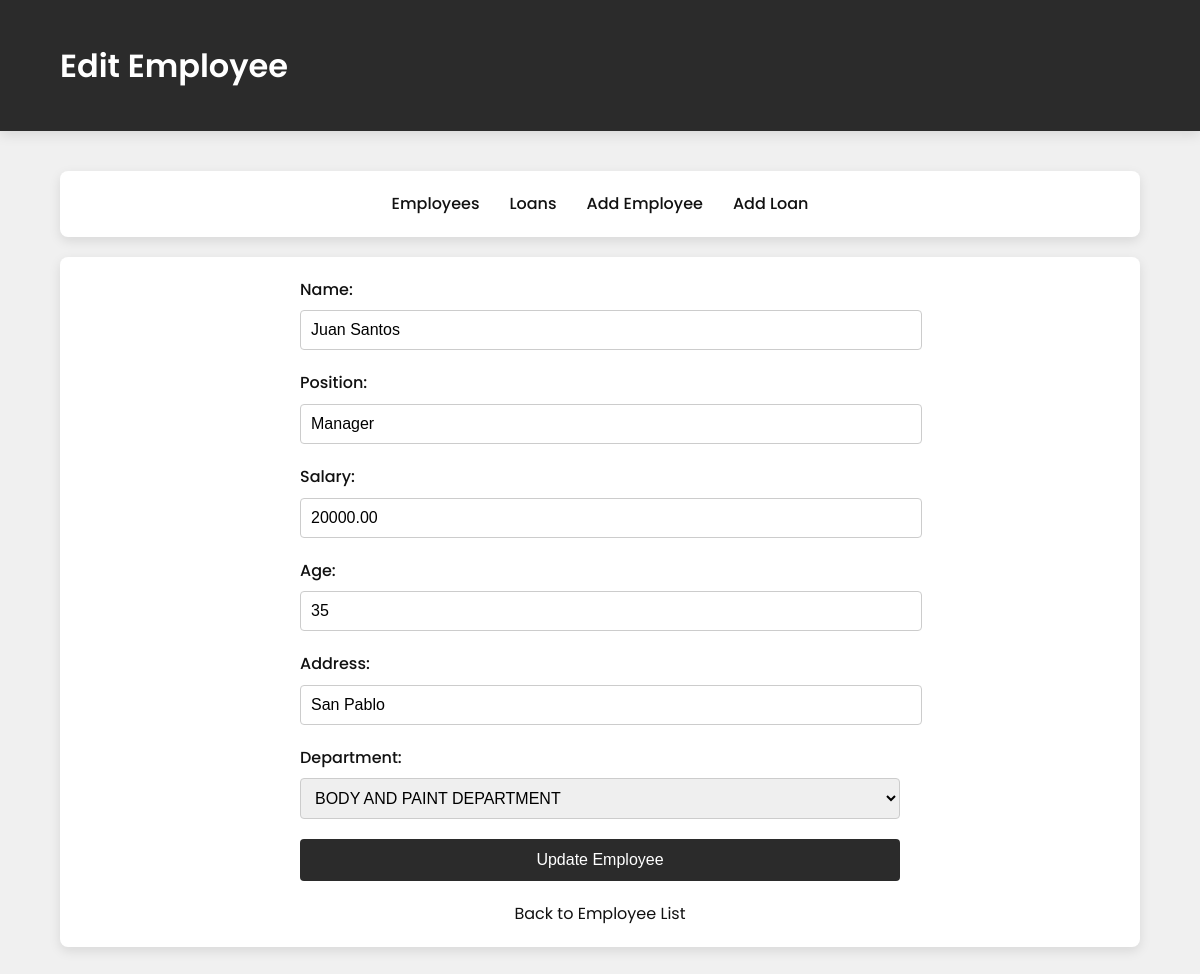
The page /edit_employee.php?id=1 on the database its author committed.
### tables this page shows
CREATE TABLE `employeeinfo` (
  `Eid` int(11) NOT NULL,
  `Name` varchar(100) DEFAULT NULL,
  `Position` varchar(50) DEFAULT NULL,
  `Salary` decimal(10,2) DEFAULT NULL,
  `Age` int(11) DEFAULT NULL,
  `Address` varchar(100) DEFAULT NULL,
  `DeptCode` varchar(10) DEFAULT NULL
);

### edit_employee.php (the view, shortened to what this page needs)
<?php
include 'config.php';
$eid = $_GET['id'];
$sql = "SELECT * FROM EmployeeInfo WHERE Eid = $eid";
$result = $conn->query($sql);
$row = $result->fetch_assoc();
?>
<!DOCTYPE html>
<html>
<head>
    <link rel="stylesheet" href="style.css">
</head>
<body>
    <header>
        <div class="container">
            <div class="header-content">
                <h1>Edit Employee</h1>
            </div>
        </div>
    </header>
    <div class="container">
        <div class="nav">
            <a href="index.php">Employees</a>
            <a href="loans.php">Loans</a>
            <a href="add_employee.php">Add Employee</a>
            <a href="add_loan.php">Add Loan</a>
        </div>
        <div class="card">
            <form action="update_employee.php" method="post">
                <div class="form-group">
                    <label for="name">Name:</label>
                    <input type="text" id="name" name="name" value="<?php echo $row['Name']; ?>" required>
                </div>
                <div class="form-group">
                    <label for="position">Position:</label>
                    <input type="text" id="position" name="position" value="<?php echo $row['Position']; ?>" required>
                </div>
                <div class="form-group">
                    <label for="salary">Salary:</label>
                    <input type="number" step="0.01" id="salary" name="salary" value="<?php echo $row['Salary']; ?>" required>
                </div>
                <div class="form-group">
                    <label for="age">Age:</label>
                    <input type="number" id="age" name="age" value="<?php echo $row['Age']; ?>" required>
                </div>
                <div class="form-group">
                    <label for="address">Address:</label>
                    <input type="text" id="address" name="address" value="<?php echo $row['Address']; ?>" required>
                </div>
                <div class="form-group">
                    <label for="deptcode">Department:</label>
                    <select id="deptcode" name="deptcode" required>
                        <?php
                        $dept_sql = "SELECT * FROM DepartmentInfo";
                        $dept_result = $conn->query($dept_sql);
                        while($dept_row = $dept_result->fetch_assoc()) {
                            $selected = ($dept_row["DeptCode"] == $row["DeptCode"]) ? "selected" : "";
                            echo "<option value='".$dept_row["DeptCode"]."' $selected>".$dept_row["DeptDescription"]."</option>";
                        }
                        ?>
                    </select>
                </div>
                <button type="submit" class="btn">Update Employee</button>
            </form>
            <a href="index.php" class="back-link">Back to Employee List</a>
        </div>
    </div>
</body>
</html>

### style.css (style rules this page uses)
:root { --primary: #2b2b2b; --primary-light: #d9d9d9; --primary-dark: #111111; --accent: #555555; --text: #1c1c1c; --text-light: #666666; --background: #f0f0f0; --card-bg: #ffffff; --border: #cccccc; --shadow: rgba(0, 0, 0, 0.1); }
body { font-family: 'Poppins', 'Segoe UI', Tahoma, Geneva, Verdana, sans-serif; background-color: var(--background); color: var(--text); margin: 0; padding: 0; line-height: 1.6; }
.container { width: 90%; max-width: 1200px; margin: 0 auto; padding: 20px; }
header { background-color: var(--primary); color: white; padding: 20px 0; box-shadow: 0 4px 12px var(--shadow); }
.header-content { display: flex; justify-content: space-between; align-items: center; }
h1, h2, h3 { color: var(--primary-dark); margin-top: 0; }
header h1 { color: white; margin: 0; font-weight: 600; }
.nav { display: flex; justify-content: center; background-color: white; padding: 15px 0; border-radius: 8px; box-shadow: 0 4px 12px var(--shadow); margin: 20px 0; }
.nav a { margin: 0 15px; text-decoration: none; color: var(--primary-dark); font-weight: 500; position: relative; padding: 5px 0; transition: all 0.3s ease; }
.nav a::after { content: ''; position: absolute; bottom: 0; left: 0; width: 0; height: 2px; background-color: var(--accent); transition: width 0.3s ease; }
.card { background-color: var(--card-bg); border-radius: 8px; box-shadow: 0 4px 12px var(--shadow); padding: 20px; margin-bottom: 20px; }
.btn { display: inline-block; padding: 10px 20px; background-color: var(--primary); color: white; border: none; border-radius: 5px; font-size: 16px; cursor: pointer; text-decoration: none; transition: background-color 0.3s ease, transform 0.2s ease; }
form { max-width: 600px; margin: 0 auto; }
.form-group { margin-bottom: 20px; }
label { display: block; margin-bottom: 8px; color: var(--primary-dark); font-weight: 500; }
input, select { width: 100%; padding: 10px; border: 1px solid var(--border); border-radius: 4px; font-size: 16px; transition: border-color 0.3s ease, box-shadow 0.3s ease; }
button[type="submit"] { width: 100%; padding: 12px; background-color: var(--primary); color: white; border: none; border-radius: 4px; font-size: 16px; cursor: pointer; transition: background-color 0.3s ease; }
.back-link { display: block; margin-top: 20px; text-align: center; color: var(--primary-dark); text-decoration: none; }

### rows shown on the page
employeeinfo: name "Juan Santos", position "Manager", salary "20000.00", age "35", address "San Pablo"

### other values the page prints
form field deptcode "BODY AND PAINT DEPARTMENT"
